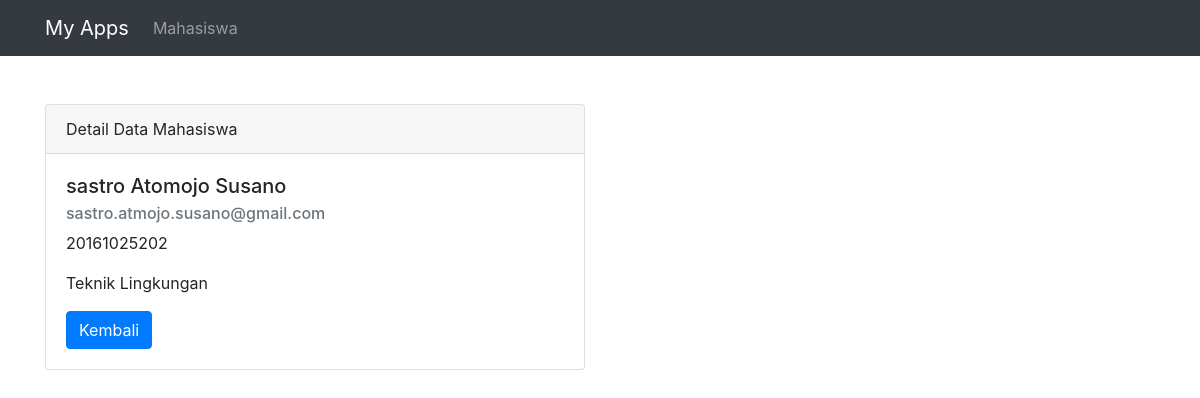
The page /mahasiswa/detail/3 on the database as committed earlier.
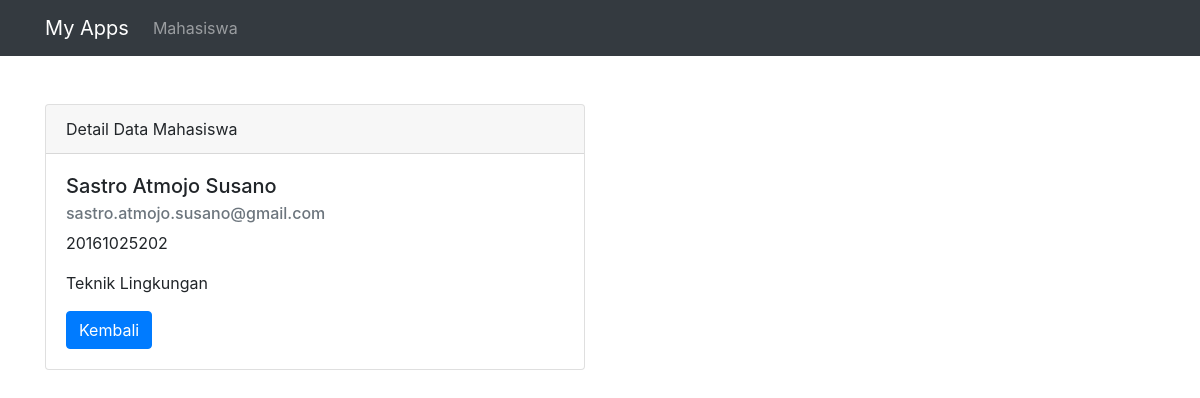
The same page on the database as committed later.
### tables this page shows
CREATE TABLE `mahasiswa` (
  `id` int(11) NOT NULL,
  `nama` varchar(100) NOT NULL,
  `nrp` varchar(100) NOT NULL,
  `email` varchar(100) NOT NULL,
  `jurusan` varchar(100) NOT NULL
);

### application/controllers/Mahasiswa.php (called while the page is built, shortened)
<?php
class Mahasiswa extends CI_Controller
{
    public function __construct()
    {
        $this->load->model('Mahasiswa_model');
        $this->load->library('form_validation');
    }
    public function detail($id)
    {
        $data['judul'] = 'Detail Data Mahasiswa';
        $data['mahasiswa'] = $this->Mahasiswa_model->getMahasiswaById($id);
        $this->load->view('templates/header', $data);
        $this->load->view('mahasiswa/detail', $data);
        $this->load->view('templates/footer');
    }
}

### index.php (called while the page is built, shortened)
<?php
require_once BASEPATH.'core/CodeIgniter.php';

### application/models/Mahasiswa_model.php (called while the page is built, shortened)
<?php
class Mahasiswa_model extends CI_model {
    public function getMahasiswaById($id)
    {
        return $this->db->get_where('mahasiswa', ['id' => $id])->row_array();
    }
}

### application/views/mahasiswa/detail.php (the view)
<div class="container">
    <div class="row mt-3">
        <div class="col-md-6">
            <div class="card">
                <div class="card-header">
                    Detail Data Mahasiswa
                </div>
                <div class="card-body">
                    <h5 class="card-title"><?= $mahasiswa['nama']; ?></h5>
                    <h6 class="card-subtitle mb-2 text-muted"><?= $mahasiswa['email']; ?></h6>
                    <p class="card-text"><?= $mahasiswa['nrp']; ?></p>
                    <p class="card-text"><?= $mahasiswa['jurusan']; ?></p>
                    <a href="<?= base_url(); ?>mahasiswa" class="btn btn-primary">Kembali</a>
                </div>
            </div>
        </div>
    </div>
</div>

Rows that differ between the two databases and show on the page:
changed mahasiswa "sastro.atmojo.susano@gmail.com": nama "sastro Atomojo Susano" → "Sastro Atmojo Susano"
